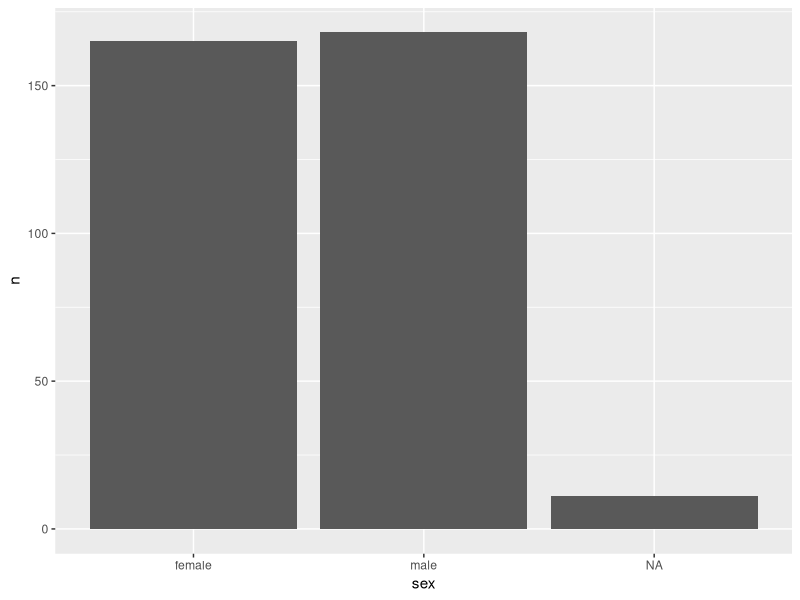

Here is the R script that generated this plot:
## ---- chunk 1
knitr::opts_chunk$set(echo = TRUE)
## ---- chunk 2

# use ctrl + Enter at the same time to execute a line. 
# Use # to comment out a code
# install.packages("tidyverse")
library(tidyverse)

#install.packages("palmerpenguins")
library("palmerpenguins")
penguins

dim(penguins)
skimr::skim(penguins)

# Sex Distribution
penguins %>%
  count(sex) %>%
  ggplot(aes(sex, n)) +
  geom_col()

# Number of male
sum(penguins$sex == "male", na.rm = TRUE)

# Total Observation
nrow(penguins)

# Percent of Males
m_per <- round((sum(penguins$sex == "male, na.rm = TRUE") / nrow(penguins)) * 100, digits = 1)

# Percent of Females
f_per <- round((sum(penguins$sex == "female, na.rm = TRUE") / nrow(penguins)) * 100, digits = 1)
